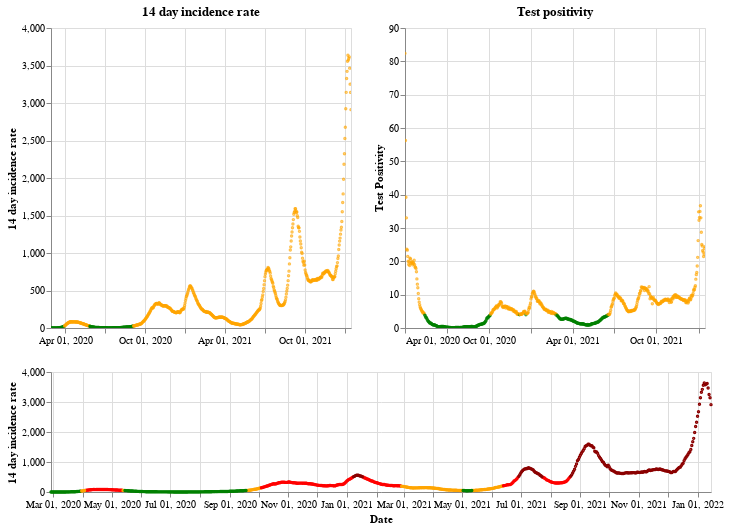

Notebook code cell kept with this figure:
### Markdown cell above
## Scotland

### Code cell
plot_traffic_light('Scotland')

### Figure 1 — Vega-Lite specification as saved in the notebook (floating-point values rounded to 4 significant figures; data arrays with more than 128 entries replaced by an {"elided": "..."} marker saying what was removed)
{"config": {"view": {"continuousWidth": 400, "continuousHeight": 300}}, "vconcat": [{"hconcat": [{"mark": {"type": "point", "size": 2}, "encoding": {"color": {"condition": {"value": "green", "test": "(datum.twoWeeklyCasesRate <= 25)"}, "value": "orange"}, "tooltip": [{"type": "nominal", "field": "areaName"}, {"type": "temporal", "field": "date"}, {"type": "quantitative", "field": "twoWeeklyCasesRate"}, {"type": "quantitative", "field": "testPositivity"}], "x": {"type": "temporal", "axis": {"title": ""}, "field": "date", "scale": {"domain": {"selection": "DateBrush"}}, "timeUnit": "yearmonthdate"}, "y": {"type": "quantitative", "axis": {"title": "14 day incidence rate"}, "field": "twoWeeklyCasesRate"}}, "title": "14 day incidence rate", "width": 300}, {"mark": {"type": "point", "size": 2}, "encoding": {"color": {"condition": {"value": "green", "test": "(datum.testPositivity <= 4)"}, "value": "orange"}, "tooltip": [{"type": "nominal", "field": "areaName"}, {"type": "temporal", "field": "date"}, {"type": "quantitative", "field": "twoWeeklyCasesRate"}, {"type": "quantitative", "field": "testPositivity"}], "x": {"type": "temporal", "axis": {"title": ""}, "field": "date", "scale": {"domain": {"selection": "DateBrush"}}, "timeUnit": "yearmonthdate"}, "y": {"type": "quantitative", "axis": {"title": "Test Positivity"}, "field": "testPositivity"}}, "title": "Test positivity", "width": 300}]}, {"layer": [{"mark": {"type": "point", "size": 2}, "encoding": {"color": {"condition": {"value": "orange", "test": "(((datum.testPositivity < 4) && (datum.twoWeeklyCasesRate >= 50)) && (datum.twoWeeklyCasesRate < 200))"}, "value": "red"}, "opacity": {"condition": {"value": 1, "test": "((datum.twoWeeklyCasesRate >= 50) && (datum.twoWeeklyCasesRate < 500))"}, "value": 0}, "tooltip": [{"type": "nominal", "field": "areaName"}, {"type": "temporal", "field": "date"}, {"type": "quantitative", "field": "twoWeeklyCasesRate"}, {"type": "quantitative", "field": "testPositivity"}], "x": {"type": "temporal", "axis": {"title": "Date"}, "field": "date", "timeUnit": "yearmonthdate"}, "y": {"type": "quantitative", "axis": {"title": "14 day incidence rate"}, "field": "twoWeeklyCasesRate"}}, "selection": {"DateBrush": {"type": "interval", "encodings": ["x"], "fields": ["Time"]}}}, {"mark": {"type": "point", "size": 2}, "encoding": {"color": {"value": "darkred"}, "opacity": {"condition": {"value": 1, "test": "(datum.twoWeeklyCasesRate >= 500)"}, "value": 0}, "tooltip": [{"type": "nominal", "field": "areaName"}, {"type": "temporal", "field": "date"}, {"type": "quantitative", "field": "twoWeeklyCasesRate"}, {"type": "quantitative", "field": "testPositivity"}], "x": {"type": "temporal", "axis": {"title": "Date"}, "field": "date", "timeUnit": "yearmonthdate"}, "y": {"type": "quantitative", "axis": {"title": "14 day incidence rate"}, "field": "twoWeeklyCasesRate"}}}, {"mark": {"type": "point", "size": 2}, "encoding": {"color": {"condition": {"value": "green", "test": "((datum.testPositivity < 4) && (datum.twoWeeklyCasesRate < 50))"}, "value": "orange"}, "opacity": {"condition": {"value": 1, "test": "(datum.twoWeeklyCasesRate < 50)"}, "value": 0}, "tooltip": [{"type": "nominal", "field": "areaName"}, {"type": "temporal", "field": "date"}, {"type": "quantitative", "field": "twoWeeklyCasesRate"}, {"type": "quantitative", "field": "testPositivity"}], "x": {"type": "temporal", "axis": {"title": "Date"}, "field": "date", "timeUnit": "yearmonthdate"}, "y": {"type": "quantitative", "axis": {"title": "14 day incidence rate"}, "field": "twoWeeklyCasesRate"}}}], "height": 120, "width": 660}], "data": {"name": "data-b558c00afac85c7e4259746fa05b5e23"}, "$schema": "https://vega.github.io/schema/vega-lite/v4.8.1.json", "datasets": {"data-b558c00afac85c7e4259746fa05b5e23": {"elided": "688 records"}}}
